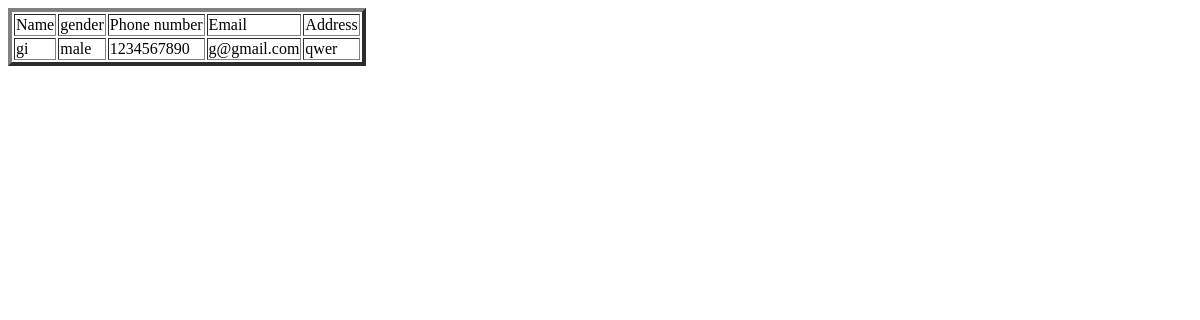
The app's page /guardian, older data.
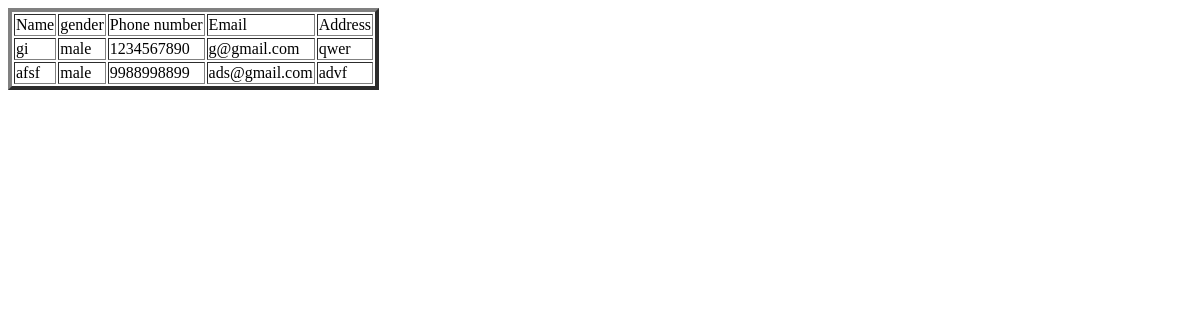
The same page, newer data.
### PillDispenserApp/models.py (models this page shows)
class GuardianModel(models.Model):
    name = models.CharField(max_length=100, null=True, blank=True)
    phone = models.IntegerField(null=True, blank=True)
    email = models.CharField(max_length=100, null=True, blank=True)
    address = models.CharField(max_length=100, null=True, blank=True)
    gender = models.CharField(max_length=100, null=True, blank=True)
    LOGINID = models.ForeignKey(LoginModel,on_delete=models.CASCADE,null=True, blank=True)

### PillDispenserApp/views.py (the view)
# urls.py: path('guardian',GuardianView.as_view(),name='guardian'),
class GuardianView(View):
    def get(self, request):
        obj = GuardianModel.objects.all()
        return render(request, 'administration/guardian.html', {'val': obj})

### templates/administration/guardian.html (shortened to what this page needs)
<!DOCTYPE html>
<html lang="en">
<head>
</head>
<body>
    <table border="4">
        <tr>
            <td>Name</td>
            <td>gender</td>
            <td>Phone number</td>
            <td>Email</td>
            <td>Address</td>
        </tr>
        {% for i in val %}
        <tr>
            <td>{{i.name}}</td>
            <td>{{i.gender}}</td>
            <td>{{i.phone }}</td>
            <td>{{i.email}}</td>
            <td>{{i.address}}</td>
        </tr>
         {% endfor %}
    </table>
</body>
</html>

Row changes from the older to the newer data that the page shows:
added GuardianModel: name "afsf", gender "male", phone "9988998899", email "ads@gmail.com", address "advf"
